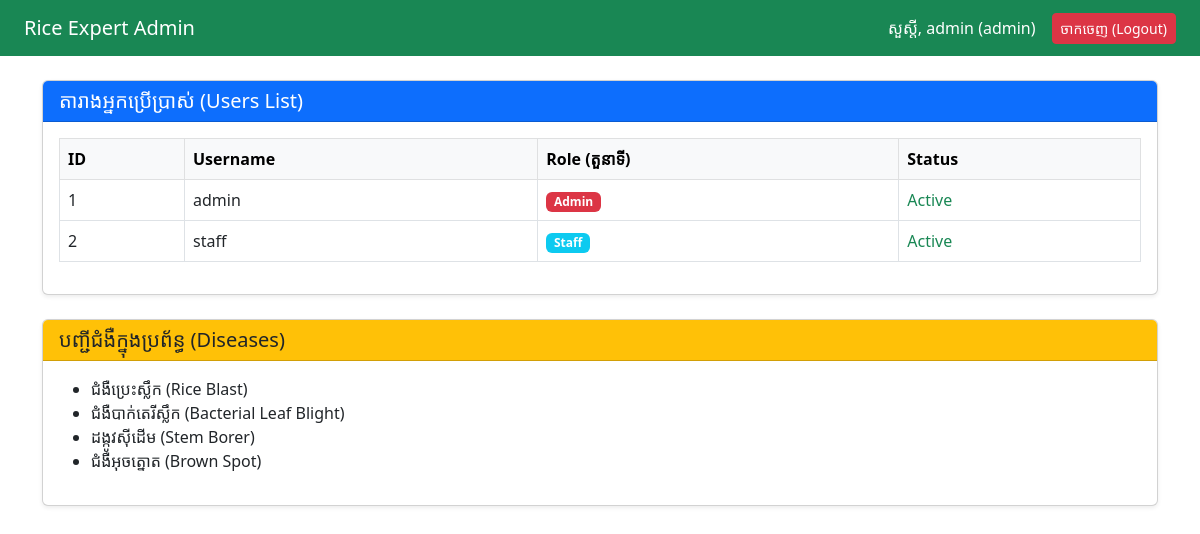
The app's page /dashboard (signed in) with its own data.
### Project_Expert/app/models/rice_model.py (models this page shows)
class User(UserMixin, db.Model):
    __tablename__ = 'users'
    id = db.Column(db.Integer, primary_key=True)
    username = db.Column(db.String(50), unique=True, nullable=False)
    password = db.Column(db.String(100), nullable=False)
    role = db.Column(db.String(20), nullable=False, default='user')

class Disease(db.Model):
    __tablename__ = 'diseases'
    id = db.Column(db.Integer, primary_key=True)
    name = db.Column(db.String(100), nullable=False)
    description = db.Column(db.Text, nullable=False)
    solution = db.Column(db.Text, nullable=False)
    image_file = db.Column(db.String(50), nullable=True)
    rules = db.relationship('Rule', backref='disease', lazy=True)

### Project_Expert/app/routes/rice_routes.py (the view)
@rice_bp.route('/dashboard')
@login_required  # <--- ការពារសុវត្ថិភាព (ទាល់តែ Login ទើបចូលបាន)
def dashboard():
    all_users = User.query.all()
    all_diseases = Disease.query.all()
    return render_template('rice/dashboard.html', users=all_users, diseases=all_diseases)

### Project_Expert/app/__init__.py (called while the page is built)
def create_app(config_class=Config):
    app = Flask(__name__)
    app.config.from_object(config_class)
    db.init_app(app)
    migrate.init_app(app, db)
    login_manager = LoginManager()
    login_manager.login_view = 'rice.login' # បើអត់ Login ឱ្យធាក់ទៅទំព័រ rice.login
    login_manager.init_app(app)
    from app.models.rice_model import User
    @login_manager.user_loader
    def load_user(user_id):
        return User.query.get(int(user_id))
    from app.routes.rice_routes import rice_bp
    app.register_blueprint(rice_bp)
    return app

### Project_Expert/app/templates/rice/dashboard.html (shortened to what this page needs)
<!DOCTYPE html>
<html lang="km">
<head>
    <link href="https://cdn.jsdelivr.net/npm/bootstrap@5.3.0/dist/css/bootstrap.min.css" rel="stylesheet">
</head>
<body>
    <nav class="navbar navbar-dark bg-success px-4">
        <a class="navbar-brand" href="#">Rice Expert Admin</a>
        <div class="d-flex align-items-center text-white">
            <span class="me-3">សួស្តី, {{ current_user.username }} ({{ current_user.role }})</span>
            <a href="{{ url_for('rice.logout') }}" class="btn btn-sm btn-danger">ចាកចេញ (Logout)</a>
        </div>
    </nav>
    <div class="container py-4">
        <div class="card mb-4 shadow-sm">
            <div class="card-header bg-primary text-white">
                <h5 class="mb-0">តារាងអ្នកប្រើប្រាស់ (Users List)</h5>
            </div>
            <div class="card-body">
                <table class="table table-bordered table-hover">
                    <thead class="table-light">
                        <tr>
                            <th>ID</th>
                            <th>Username</th>
                            <th>Role (តួនាទី)</th>
                            <th>Status</th>
                        </tr>
                    </thead>
                    <tbody>
                        {% for user in users %}
                        <tr>
                            <td>{{ user.id }}</td>
                            <td>{{ user.username }}</td>
                            <td>
                                {% if user.role == 'admin' %}
                                    <span class="badge bg-danger">Admin</span>
                                {% elif user.role == 'staff' %}
                                    <span class="badge bg-info">Staff</span>
                                {% else %}
                                    <span class="badge bg-secondary">Farmer</span>
                                {% endif %}
                            </td>
                            <td><span class="text-success">Active</span></td>
                        </tr>
                        {% endfor %}
                    </tbody>
                </table>
            </div>
        </div>
        <div class="card shadow-sm">
            <div class="card-header bg-warning text-dark">
                <h5 class="mb-0">បញ្ជីជំងឺក្នុងប្រព័ន្ធ (Diseases)</h5>
            </div>
            <div class="card-body">
                <ul>
                    {% for disease in diseases %}
                        <li>{{ disease.name }}</li>
                    {% endfor %}
                </ul>
            </div>
        </div>
    </div>
</body>
</html>

### records on screen
User: username "admin", role "admin", id "1", shows "Admin"
User: id "2", username "staff", role "Staff"
Disease: name "ជំងឺប្រេះស្លឹក (Rice Blast)"
Disease: name "ជំងឺបាក់តេរីស្លឹក (Bacterial Leaf Blight)"
Disease: name "ដង្កូវស៊ីដើម (Stem Borer)"
Disease: name "ជំងឺអុចត្នោត (Brown Spot)"
